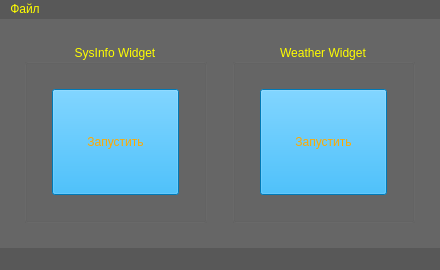
<?xml version="1.0" encoding="UTF-8"?>
<ui version="4.0">
 <class>MainWindow</class>
 <widget class="QMainWindow" name="MainWindow">
  <property name="geometry">
   <rect>
    <x>0</x>
    <y>0</y>
    <width>440</width>
    <height>270</height>
   </rect>
  </property>
  <property name="sizePolicy">
   <sizepolicy hsizetype="Preferred" vsizetype="Preferred">
    <horstretch>0</horstretch>
    <verstretch>0</verstretch>
   </sizepolicy>
  </property>
  <property name="minimumSize">
   <size>
    <width>440</width>
    <height>270</height>
   </size>
  </property>
  <property name="maximumSize">
   <size>
    <width>440</width>
    <height>270</height>
   </size>
  </property>
  <property name="baseSize">
   <size>
    <width>0</width>
    <height>0</height>
   </size>
  </property>
  <property name="acceptDrops">
   <bool>true</bool>
  </property>
  <property name="windowTitle">
   <string>Приложение Практики №3</string>
  </property>
  <property name="toolTipDuration">
   <number>-1</number>
  </property>
  <property name="styleSheet">
   <string notr="true">background-color: rgb(102, 102, 102);
color: rgb(255, 255, 0);</string>
  </property>
  <property name="toolButtonStyle">
   <enum>Qt::ToolButtonStyle::ToolButtonIconOnly</enum>
  </property>
  <property name="documentMode">
   <bool>false</bool>
  </property>
  <property name="tabShape">
   <enum>QTabWidget::TabShape::Rounded</enum>
  </property>
  <property name="dockNestingEnabled">
   <bool>false</bool>
  </property>
  <widget class="QWidget" name="centralwidget">
   <layout class="QHBoxLayout" name="horizontalLayout_3">
    <property name="spacing">
     <number>25</number>
    </property>
    <property name="leftMargin">
     <number>24</number>
    </property>
    <property name="topMargin">
     <number>25</number>
    </property>
    <property name="rightMargin">
     <number>25</number>
    </property>
    <property name="bottomMargin">
     <number>25</number>
    </property>
    <item>
     <widget class="QGroupBox" name="groupBox">
      <property name="title">
       <string>SysInfo Widget</string>
      </property>
      <property name="alignment">
       <set>Qt::AlignmentFlag::AlignCenter</set>
      </property>
      <layout class="QHBoxLayout" name="horizontalLayout">
       <property name="spacing">
        <number>6</number>
       </property>
       <property name="leftMargin">
        <number>25</number>
       </property>
       <property name="topMargin">
        <number>25</number>
       </property>
       <property name="rightMargin">
        <number>25</number>
       </property>
       <property name="bottomMargin">
        <number>25</number>
       </property>
       <item>
        <widget class="QPushButton" name="pb_open_sys_widget">
         <property name="sizePolicy">
          <sizepolicy hsizetype="Minimum" vsizetype="Minimum">
           <horstretch>0</horstretch>
           <verstretch>0</verstretch>
          </sizepolicy>
         </property>
         <property name="styleSheet">
          <string notr="true">color: rgb(255, 170, 0);
font: 700 11pt &quot;Segoe UI&quot;;
background-color: rgb(0, 170, 255);</string>
         </property>
         <property name="text">
          <string>Запустить</string>
         </property>
        </widget>
       </item>
      </layout>
     </widget>
    </item>
    <item>
     <widget class="QGroupBox" name="groupBox_2">
      <property name="title">
       <string>Weather Widget</string>
      </property>
      <property name="alignment">
       <set>Qt::AlignmentFlag::AlignCenter</set>
      </property>
      <property name="flat">
       <bool>false</bool>
      </property>
      <property name="checkable">
       <bool>false</bool>
      </property>
      <layout class="QHBoxLayout" name="horizontalLayout_2">
       <property name="leftMargin">
        <number>25</number>
       </property>
       <property name="topMargin">
        <number>25</number>
       </property>
       <property name="rightMargin">
        <number>25</number>
       </property>
       <property name="bottomMargin">
        <number>25</number>
       </property>
       <item>
        <widget class="QPushButton" name="pb_open_weath_widget">
         <property name="sizePolicy">
          <sizepolicy hsizetype="Minimum" vsizetype="Minimum">
           <horstretch>0</horstretch>
           <verstretch>0</verstretch>
          </sizepolicy>
         </property>
         <property name="styleSheet">
          <string notr="true">color: rgb(255, 170, 0);
font: 700 11pt &quot;Segoe UI&quot;;
background-color: rgb(0, 170, 255);</string>
         </property>
         <property name="text">
          <string>Запустить</string>
         </property>
        </widget>
       </item>
      </layout>
     </widget>
    </item>
   </layout>
  </widget>
  <widget class="QMenuBar" name="menubar">
   <property name="geometry">
    <rect>
     <x>0</x>
     <y>0</y>
     <width>440</width>
     <height>22</height>
    </rect>
   </property>
   <property name="styleSheet">
    <string notr="true">background-color: rgb(88, 88, 88);</string>
   </property>
   <widget class="QMenu" name="menu">
    <property name="styleSheet">
     <string notr="true">background-color: rgb(88, 88, 88);</string>
    </property>
    <property name="tearOffEnabled">
     <bool>false</bool>
    </property>
    <property name="title">
     <string>Файл</string>
    </property>
    <property name="separatorsCollapsible">
     <bool>false</bool>
    </property>
    <property name="toolTipsVisible">
     <bool>false</bool>
    </property>
    <addaction name="exit_app_menu"/>
   </widget>
   <addaction name="menu"/>
  </widget>
  <widget class="QStatusBar" name="statusbar">
   <property name="styleSheet">
    <string notr="true">background-color: rgb(108, 108, 108);
background-color: rgb(88, 88, 88);</string>
   </property>
   <property name="sizeGripEnabled">
    <bool>true</bool>
   </property>
  </widget>
  <action name="exit_app_menu">
   <property name="checkable">
    <bool>false</bool>
   </property>
   <property name="text">
    <string>Выход</string>
   </property>
   <property name="iconVisibleInMenu">
    <bool>true</bool>
   </property>
   <property name="shortcutVisibleInContextMenu">
    <bool>true</bool>
   </property>
  </action>
 </widget>
 <resources/>
 <connections/>
</ui>
